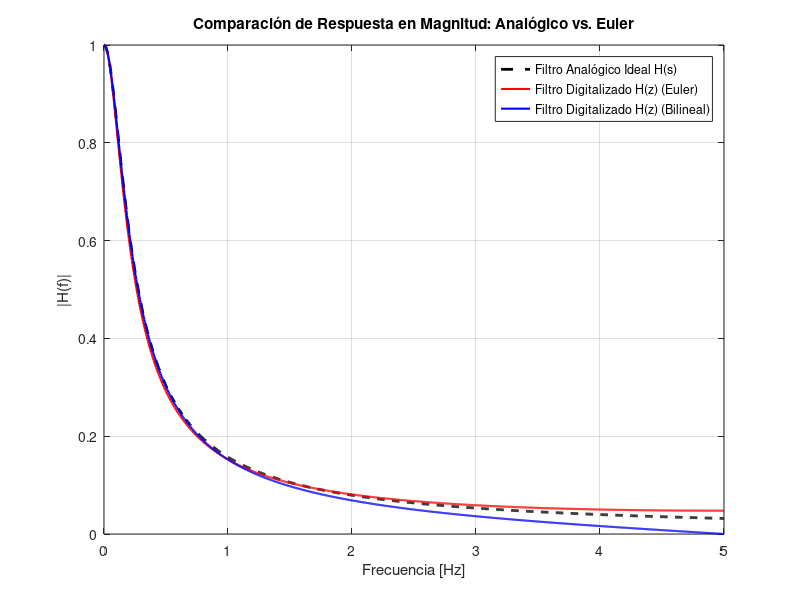

MATLAB code to generate this figure:
pkg load signal;
# y[n] - 0.8y[n-1] + 0.12y[n-2] = x[n] + 0.5x[n-1]
# Y(z) - 0.8 z^-1 Y(z) + 0.12 z^-2 Y(z) = X(z) + 0.5 z^-1 X(z)
# Y(z) (1 - 0.8 z^-1 + 0.12 z^-2) = X(z) (1 + 0.5 z^-1)
# H(z) = Y(z)/ X(z) = (1 + 0.5 z^-1)/(1 - 0.8 z^-1 + 0.12 z^-2)

#Parte1
a = [1 -0.8 0.12];
b = [1 0.5];

zeros = roots(b) # 0 extra en 0...
polos = roots(a)

#EStabel porque todos los polos se hallan detnro del circulo unitario
##zplane(b,a);

#parte2
fm = 1000; %(1kHz)
N = 150; # numero de puntos
w = linspace(0, 2*pi, N); #circulo
z = exp(1i * w); #si r = 1 -> Z es equivalente a TFTD
frecuencias = (w / (2*pi)) * fm;



H = @(z) (1 + 0.5 .* z.^-1) ./ (1 - 0.8 .* z.^-1 + 0.12 .* z.^-2);
H_f = H(z);

##figure(2);
##stemft_half(abs(H_f), frecuencias, fm);
##figure(3);
##plot(angle(H_f))
#Aproxima um pb..

##cant_muestras = 30;
##[h, n] = impz(b, a, cant_muestras);
##figure(4);
##stem(n, h, 'filled', 'LineWidth', 1.5);
##title('Respuesta al Impulso usando impz()');
##xlabel('Muestras (n)');
##ylabel('h[n]');
##grid on;

#Peter III
## H = 1 / (s + 1)
## Euler: s = (1 - z^-1) / T
## Reemplazo:
## H = 1 / ((1 - z^-1) / T) + 1
## H = T / (1 - z^-1 + T)
## con T = 0.1:
## H = 0.1 / (1 - z^-1 + 0.1) = 0.1 / (1.1 - z^-1) = Y(z) / X(z)
## (1.1 - z^-1)Y(z) = 0.1X(z)
## Pasado al dominio temporal:
## 1.1y[n] - y[n-1] = 0.1x[n]
##
## Despejando:
## y[n] = (1/1.1)y[n-1] + (0.1/1.1)x[n]
Hs    = @(s)  1 ./ (s + 1 );
euler = @(z,T) Hs((1-z.^-1)/T);

T  = 0.1;
N  = 1000;

w_digital = linspace(0, pi, N);

fm = 1/T;
frecuencias_hz = (w_digital / (2*pi)) * fm;

% Omega = 2 * pi * f
w_analoga = 2 * pi * frecuencias_hz;

E_digital = abs(euler(exp(w_digital.*1i), T));
E_analoga = abs(Hs(w_analoga .* 1i));




#Peter IV
## H = 1 / (s + 1)
## bilineal: s = (2/T) * (1 - z^-1)/(1 + z^-1)
## Reemplazo:
## H = 1 / ((2/T) * (1 - z^-1)/(1 + z^-1) + 1)
## Multiplicando numerador y denominador por (1 + z^-1):
## H = (1 + z^-1) / ((2/T)(1 - z^-1) + (1 + z^-1))
## con T = 0.1:
## H = (1 + z^-1) / (20(1 - z^-1) + (1 + z^-1))
## H = (1 + z^-1) / (21 - 19z^-1)
## H(z) = Y(z) / X(z)
## (21 - 19z^-1)Y(z) = (1 + z^-1)X(z)
## Pasado al dominio temporal:
## 21y[n] - 19y[n-1] = x[n] + x[n-1]
## Despejando:
## y[n] = (19/21)y[n-1] + (1/21)x[n] + (1/21)x[n-1]
## y[n] = 0.9048y[n-1] + 0.0476x[n] + 0.0476x[n-1]
bilineal = @(z,T) Hs((2/T).*((1-z.^-1)./(1 + z.^-1))); #bilineal
E_digital_b = abs(bilineal(exp(w_digital.*1i), T));

figure(6);
plot(frecuencias_hz, E_analoga, 'k--', 'LineWidth', 2);
hold on;
plot(frecuencias_hz, E_digital, 'r', 'LineWidth', 1.5);
plot(frecuencias_hz, E_digital_b, 'b', 'LineWidth', 1.5);
hold off;
title('Comparación de Respuesta en Magnitud: Analógico vs. Euler');
xlabel('Frecuencia [Hz]');
ylabel('|H(f)|');
legend('Filtro Analógico Ideal H(s)', 'Filtro Digitalizado H(z) (Euler)', 'Filtro Digitalizado H(z) (Bilineal)','Location', 'northeast');
grid on;
xlim([0 fm/2]);
